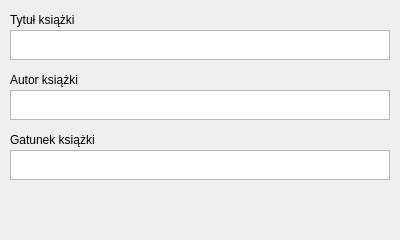
<?xml version="1.0" encoding="UTF-8"?>
<ui version="4.0">
 <class>addBookUi</class>
 <widget class="QWidget" name="addBookUi">
  <property name="geometry">
   <rect>
    <x>0</x>
    <y>0</y>
    <width>400</width>
    <height>240</height>
   </rect>
  </property>
  <property name="windowTitle">
   <string>Dodaj książkę</string>
  </property>
  <widget class="QLabel" name="label">
   <property name="geometry">
    <rect>
     <x>10</x>
     <y>10</y>
     <width>90</width>
     <height>20</height>
    </rect>
   </property>
   <property name="maximumSize">
    <size>
     <width>90</width>
     <height>20</height>
    </size>
   </property>
   <property name="text">
    <string>Tytuł książki</string>
   </property>
  </widget>
  <widget class="QTextBrowser" name="textBrowser">
   <property name="geometry">
    <rect>
     <x>10</x>
     <y>30</y>
     <width>380</width>
     <height>30</height>
    </rect>
   </property>
   <property name="maximumSize">
    <size>
     <width>380</width>
     <height>30</height>
    </size>
   </property>
  </widget>
  <widget class="QTextBrowser" name="textBrowser_2">
   <property name="geometry">
    <rect>
     <x>10</x>
     <y>90</y>
     <width>380</width>
     <height>30</height>
    </rect>
   </property>
   <property name="maximumSize">
    <size>
     <width>380</width>
     <height>30</height>
    </size>
   </property>
  </widget>
  <widget class="QTextBrowser" name="textBrowser_3">
   <property name="geometry">
    <rect>
     <x>10</x>
     <y>150</y>
     <width>380</width>
     <height>30</height>
    </rect>
   </property>
   <property name="maximumSize">
    <size>
     <width>380</width>
     <height>30</height>
    </size>
   </property>
  </widget>
  <widget class="QLabel" name="label_2">
   <property name="geometry">
    <rect>
     <x>10</x>
     <y>70</y>
     <width>90</width>
     <height>20</height>
    </rect>
   </property>
   <property name="maximumSize">
    <size>
     <width>90</width>
     <height>20</height>
    </size>
   </property>
   <property name="text">
    <string>Autor książki</string>
   </property>
  </widget>
  <widget class="QLabel" name="label_3">
   <property name="geometry">
    <rect>
     <x>10</x>
     <y>130</y>
     <width>90</width>
     <height>20</height>
    </rect>
   </property>
   <property name="maximumSize">
    <size>
     <width>90</width>
     <height>20</height>
    </size>
   </property>
   <property name="text">
    <string>Gatunek książki</string>
   </property>
  </widget>
 </widget>
 <resources/>
 <connections/>
</ui>
